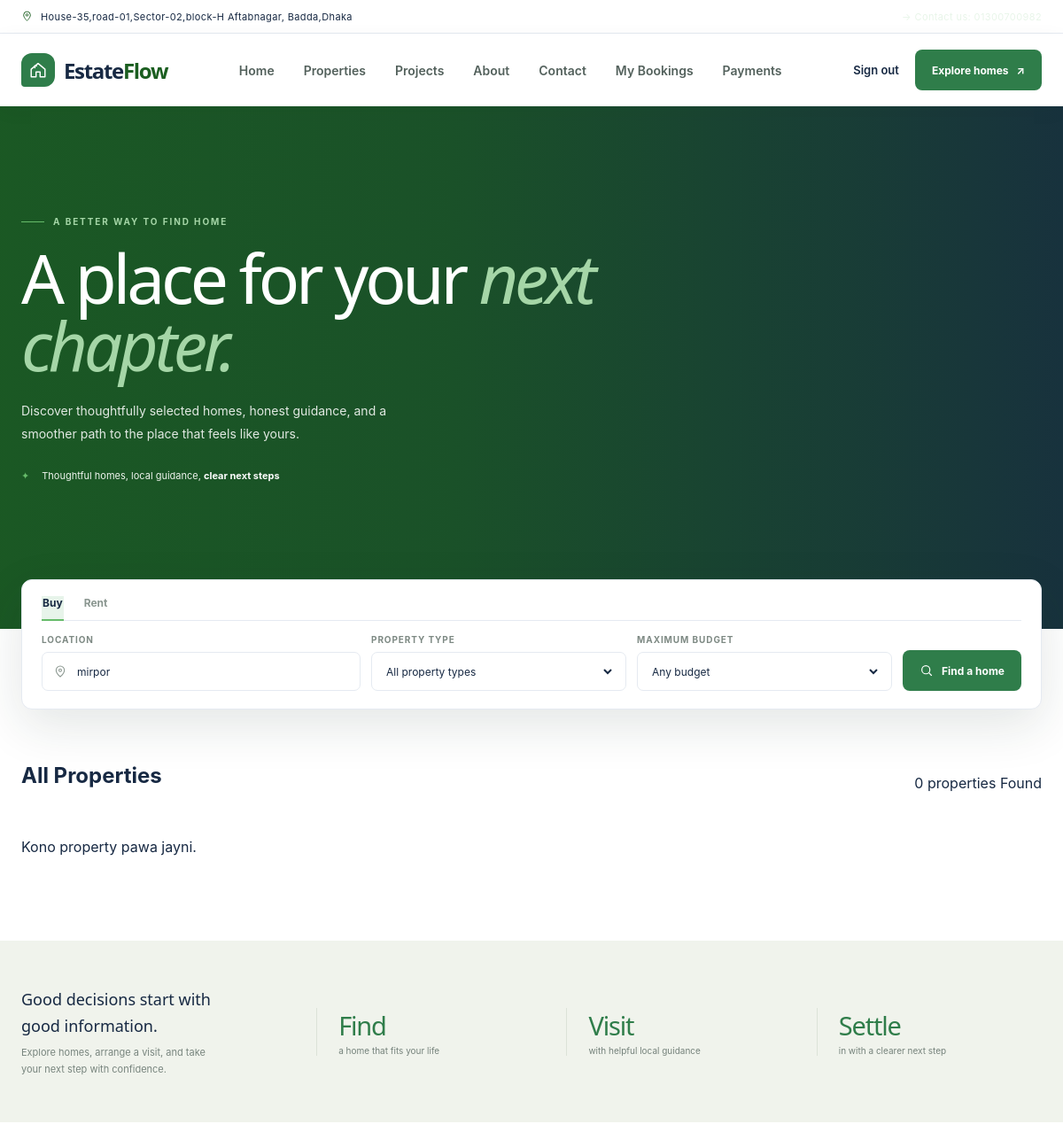
Before: /frontend/user/customers_dashboard.php?location=mirpor (signed in, upper part) with the older database file.
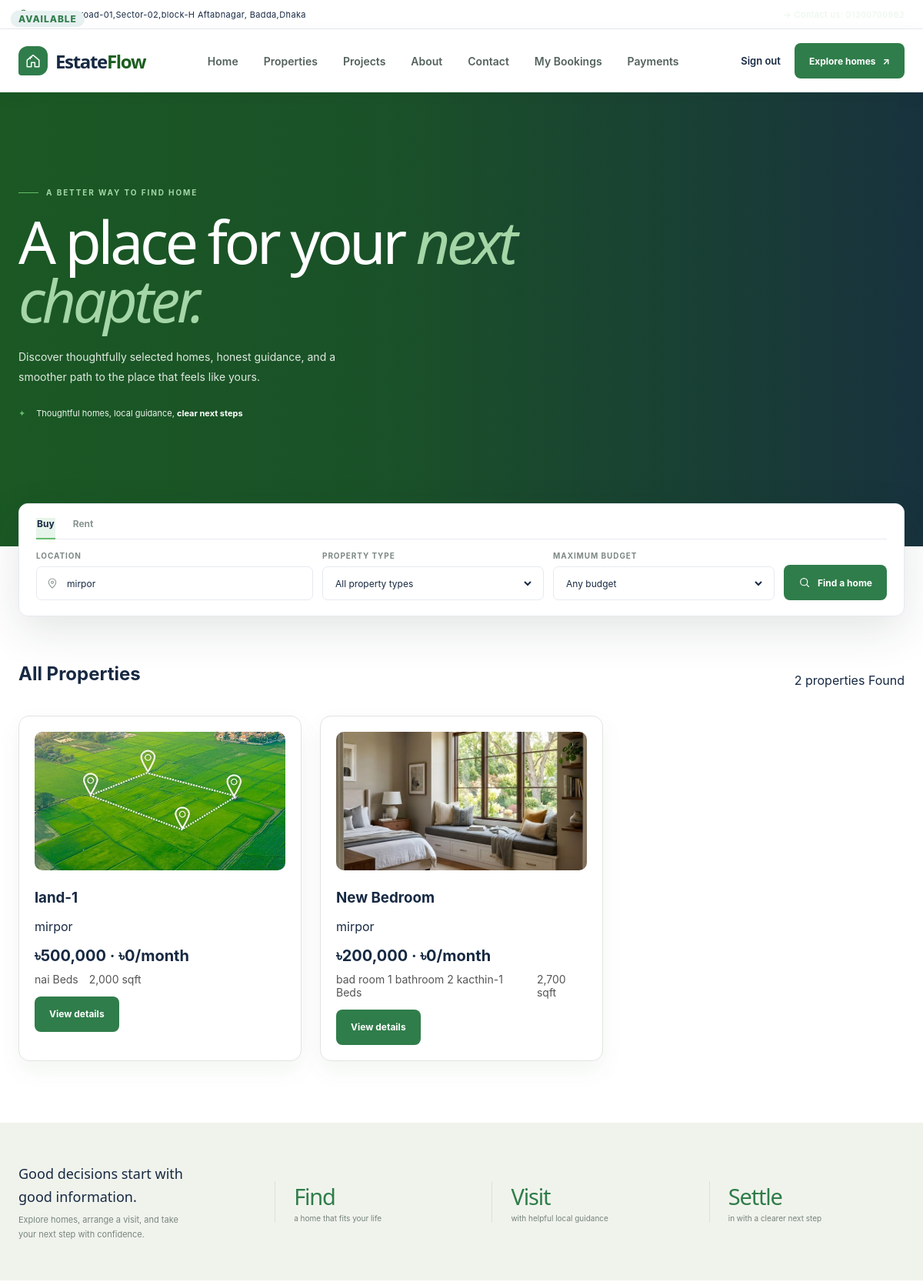
After: the same page with the newer database file.
### tables this page shows
CREATE TABLE `properties` (
  `property_id` bigint UNSIGNED NOT NULL,
  `owner_id` bigint UNSIGNED NOT NULL,
  `title` varchar(100) NOT NULL,
  `property_type` enum('flat','land','commercial') NOT NULL,
  `address` varchar(255) NOT NULL,
  `area_sqft` decimal(10,2) DEFAULT NULL,
  `price` decimal(12,2) DEFAULT NULL,
  `monthly_rent` decimal(12,2) DEFAULT NULL,
  `flat_details` varchar(100) NOT NULL,
  `status` enum('available','sold','rented') NOT NULL DEFAULT 'available',
  `description` text,
  `created_at` datetime NOT NULL DEFAULT CURRENT_TIMESTAMP,
  `imagas` varchar(100) NOT NULL
);

### frontend/user/customers_dashboard.php (the view, shortened to what the changed rows need)
<?php
$location = trim($_GET['location'] ?? '');
$where  = [];
$params = [];
$types  = '';
if ($location !== '') {
  $where[]  = "(address LIKE ? OR title LIKE ?)";
  $like     = "%$location%";
  $params[] = $like; $params[] = $like;
  $types   .= 'ss';
}
$sql = "SELECT property_id, title, property_type, address, area_sqft,
               price, monthly_rent, flat_details, status, imagas
        FROM properties"
     . ($where ? " WHERE " . implode(' AND ', $where) : "") . "
        ORDER BY created_at DESC";
$stmt = $conn->prepare($sql);
if ($params) { $stmt->bind_param($types, ...$params); }
$stmt->execute();
$result = $stmt->get_result();
$total  = $result->num_rows;
?>
<!DOCTYPE html>
<html lang="en">
<head>
  <link rel="stylesheet" href="partials/style.css">
</head>
<body>
  <?php include __DIR__ . '/partials/customar_header.php'; ?>
  <main>
    <section class="hero" aria-labelledby="hero-title">
      <div class="shell">
        <div class="hero-content">
          <h1 id="hero-title">A place for your <em>next chapter.</em></h1>
        </div>
      </div>
    </section>
    <section class="properties-section" id="properties">
      <div class="shell">
        <div class="section-head">
          <h2>All Properties</h2>
          <p><?= $total ?>  properties Found</p>
        </div>
        <div class="property-grid">
          <?php if ($total > 0): ?>
            <?php while ($p = $result->fetch_assoc()): ?>
              <article class="property-card">
                <?php if (!empty($p['imagas'])): ?>
                  <img src="../../backend/owner/property_crud/<?= htmlspecialchars($p['imagas']) ?>" alt="<?= htmlspecialchars($p['title']) ?>">
                <?php endif; ?>
                <span class="badge"><?= htmlspecialchars(ucfirst($p['status'])) ?></span>
                <h3><?= htmlspecialchars($p['title']) ?></h3>
                <p><?= htmlspecialchars($p['address']) ?></p>
                <p class="price">
                  <?php if ($p['price'] !== null): ?>
                    ৳<?= number_format($p['price']) ?>
                  <?php endif; ?>
                  <?php if ($p['monthly_rent'] !== null): ?>
                    <?= $p['price'] !== null ? ' · ' : '' ?>৳<?= number_format($p['monthly_rent']) ?>/month
                  <?php endif; ?>
                </p>
                <ul class="meta">
                  <?php if (!empty($p['flat_details'])): ?><li><?= htmlspecialchars($p['flat_details']) ?> Beds</li><?php endif; ?>
                  <?php if ($p['area_sqft'] !== null): ?><li><?= number_format($p['area_sqft']) ?> sqft</li><?php endif; ?>
                </ul>
                <a class="button" href="property-details.php?id=<?= (int)$p['property_id'] ?>">View details</a>
              </article>
            <?php endwhile; ?>
          <?php else: ?>
            <p>Kono property pawa jayni.</p>
          <?php endif; ?>
        </div>
      </div>
    </section>
  </main>
</body>
</html>

### frontend/user/partials/customar_header.php (shortened to what the changed rows need)
<div class="topline">
    <div class="shell topline-inner">
      <div class="topline-note">
        <svg width="13" height="13" viewBox="0 0 24 24" fill="none" aria-hidden="true"><path d="M12 21s7-6.1 7-12a7 7 0 1 0-14 0c0 5.9 7 12 7 12Z" stroke="currentColor" stroke-width="1.7"/><circle cx="12" cy="9" r="2.3" stroke="currentColor" stroke-width="1.7"/></svg>
        <span>House-35,road-01,Sector-02,block-H Aftabnagar, Badda,Dhaka</span>
      </div>
    </div>
  </div>

Changed rows visible on the page:
added properties: imagas (picture), title "land-1", address "mirpor", price "500,000", monthly_rent "0", flat_details "nai", area_sqft "2,000"
added properties: imagas (picture), status "AVAILABLE", title "New Bedroom", address "mirpor", price "200,000", monthly_rent "0", flat_details "bad room 1 bathroom 2 kacthin-1", area_sqft "2,700"
Other visible differences:
$total: "0" → "2"
text no longer shown: "Kono property pawa jayni."
